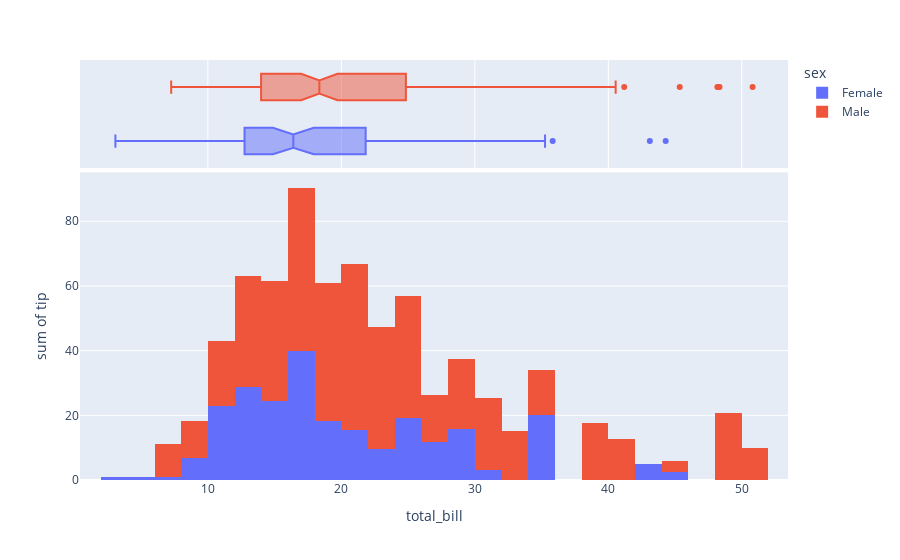

Notebook code for this chart:
### Markdown cell above
Q5. What is Distplot? Using Plotly express, plot a distplot.

### Code cell
# Several representations of statistical distributions are available in plotly, such as histograms, violin plots, box plots . 
# It is also possible to combine several representations in the same plot.
import plotly.express as px
df = px.data.tips()
fig = px.histogram(df, x="total_bill", y="tip", color="sex",
                   marginal="box", 
                   hover_data=df.columns)
fig.show()

### Figure 1 — Plotly figure (JSON) as saved in the notebook; plotly's stock layout.template omitted (floating-point values rounded to 4 significant figures; data arrays with more than 128 entries replaced by an {"elided": "..."} marker saying what was removed)
{"data": [{"alignmentgroup": "True", "bingroup": "x", "histfunc": "sum", "hovertemplate": "sex=Female<br>total_bill=%{x}<br>sum of tip=%{y}<extra></extra>", "legendgroup": "Female", "marker": {"color": "#636efa", "pattern": {"shape": ""}}, "name": "Female", "offsetgroup": "Female", "orientation": "v", "showlegend": true, "type": "histogram", "x": [16.99, 24.59, 35.26, 14.83, 10.33, 16.97, 20.29, 15.77, 19.65, 15.06, 20.69, 16.93, 10.29, 34.81, 26.41, 16.45, 3.07, 17.07, 26.86, 25.28, 14.73, 10.07, 34.83, 5.75, 16.32, 22.75, 11.35, 15.38, 44.3, 22.42, 20.92, 14.31, 7.25, 25.71, 17.31, 10.65, 12.43, 24.08, 13.42, 12.48, 29.8, 14.52, 11.38, 20.27, 11.17, 12.26, 18.26, 8.51, 10.33, 14.15, 13.16, 17.47, 27.05, 16.43, 8.35, 18.64, 11.87, 29.85, 25, 13.39, 16.21, 17.51, 10.59, 10.63, 9.6, 20.9, 18.15, 19.81, 43.11, 13, 12.74, 13, 16.4, 16.47, 12.76, 13.27, 28.17, 12.9, 30.14, 13.42, 15.98, 16.27, 10.09, 22.12, 35.83, 27.18, 18.78], "xaxis": "x", "y": [1.01, 3.61, 5, 3.02, 1.67, 3.5, 2.75, 2.23, 3, 3, 2.45, 3.07, 2.6, 5.2, 1.5, 2.47, 1, 3, 3.14, 5, 2.2, 1.83, 5.17, 1, 4.3, 3.25, 2.5, 3, 2.5, 3.48, 4.08, 4, 1, 4, 3.5, 1.5, 1.8, 2.92, 1.68, 2.52, 4.2, 2, 2, 2.83, 1.5, 2, 3.25, 1.25, 2, 2, 2.75, 3.5, 5, 2.3, 1.5, 1.36, 1.63, 5.14, 3.75, 2.61, 2, 3, 1.61, 2, 4, 3.5, 3.5, 4.19, 5, 2, 2.01, 2, 2.5, 3.23, 2.23, 2.5, 6.5, 1.1, 3.09, 3.48, 3, 2.5, 2, 2.88, 4.67, 2, 3], "yaxis": "y"}, {"alignmentgroup": "True", "customdata": {"elided": "87x5 mixed values"}, "hovertemplate": "sex=%{customdata[0]}<br>total_bill=%{x}<br>smoker=%{customdata[1]}<br>day=%{customdata[2]}<br>time=%{customdata[3]}<br>size=%{customdata[4]}<extra></extra>", "legendgroup": "Female", "marker": {"color": "#636efa"}, "name": "Female", "notched": true, "offsetgroup": "Female", "showlegend": false, "type": "box", "x": [16.99, 24.59, 35.26, 14.83, 10.33, 16.97, 20.29, 15.77, 19.65, 15.06, 20.69, 16.93, 10.29, 34.81, 26.41, 16.45, 3.07, 17.07, 26.86, 25.28, 14.73, 10.07, 34.83, 5.75, 16.32, 22.75, 11.35, 15.38, 44.3, 22.42, 20.92, 14.31, 7.25, 25.71, 17.31, 10.65, 12.43, 24.08, 13.42, 12.48, 29.8, 14.52, 11.38, 20.27, 11.17, 12.26, 18.26, 8.51, 10.33, 14.15, 13.16, 17.47, 27.05, 16.43, 8.35, 18.64, 11.87, 29.85, 25, 13.39, 16.21, 17.51, 10.59, 10.63, 9.6, 20.9, 18.15, 19.81, 43.11, 13, 12.74, 13, 16.4, 16.47, 12.76, 13.27, 28.17, 12.9, 30.14, 13.42, 15.98, 16.27, 10.09, 22.12, 35.83, 27.18, 18.78], "xaxis": "x2", "yaxis": "y2"}, {"alignmentgroup": "True", "bingroup": "x", "histfunc": "sum", "hovertemplate": "sex=Male<br>total_bill=%{x}<br>sum of tip=%{y}<extra></extra>", "legendgroup": "Male", "marker": {"color": "#EF553B", "pattern": {"shape": ""}}, "name": "Male", "offsetgroup": "Male", "orientation": "v", "showlegend": true, "type": "histogram", "x": {"elided": "157 float values"}, "xaxis": "x", "y": {"elided": "157 float values"}, "yaxis": "y"}, {"alignmentgroup": "True", "customdata": {"elided": "157x5 mixed values"}, "hovertemplate": "sex=%{customdata[0]}<br>total_bill=%{x}<br>smoker=%{customdata[1]}<br>day=%{customdata[2]}<br>time=%{customdata[3]}<br>size=%{customdata[4]}<extra></extra>", "legendgroup": "Male", "marker": {"color": "#EF553B"}, "name": "Male", "notched": true, "offsetgroup": "Male", "showlegend": false, "type": "box", "x": {"elided": "157 float values"}, "xaxis": "x2", "yaxis": "y2"}], "layout": {"autosize": true, "barmode": "relative", "legend": {"title": {"text": "sex"}, "tracegroupgap": 0}, "margin": {"t": 60}, "xaxis": {"anchor": "y", "autorange": true, "domain": [0, 1], "range": [0.4178, 53.46], "title": {"text": "total_bill"}, "type": "linear"}, "xaxis2": {"anchor": "y2", "autorange": true, "domain": [0, 1], "matches": "x", "range": [0.4178, 53.46], "showgrid": true, "showticklabels": false, "type": "linear"}, "yaxis": {"anchor": "x", "autorange": true, "domain": [0, 0.7326], "range": [0, 95.14], "title": {"text": "sum of tip"}, "type": "linear"}, "yaxis2": {"anchor": "x2", "autorange": true, "domain": [0.7426, 1], "matches": "y2", "range": [-0.5, 1.5], "showgrid": false, "showline": false, "showticklabels": false, "ticks": "", "type": "category"}}}
